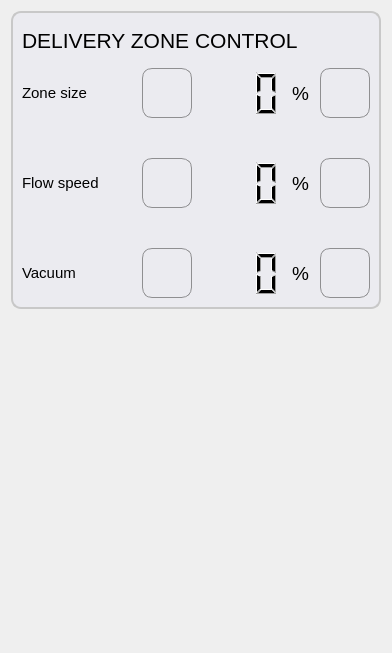
           <widget class="QWidget" name="tab_5">
            <attribute name="title">
             <string>Zone</string>
            </attribute>
            <layout class="QVBoxLayout" name="verticalLayout_6">
             <item>
              <widget class="QGroupBox" name="groupBox_deliveryZone">
               <property name="sizePolicy">
                <sizepolicy hsizetype="Minimum" vsizetype="Minimum">
                 <horstretch>0</horstretch>
                 <verstretch>0</verstretch>
                </sizepolicy>
               </property>
               <property name="minimumSize">
                <size>
                 <width>370</width>
                 <height>40</height>
                </size>
               </property>
               <property name="maximumSize">
                <size>
                 <width>390</width>
                 <height>16777215</height>
                </size>
               </property>
               <property name="styleSheet">
                <string notr="true">QGroupBox { 
     border: 2px solid  rgb(200, 200, 200); ; 
     border-radius: 10px; 
    color: rgb(80, 80, 80);
    background-color: rgb(235, 235, 240);
 } 

 QPushButton {
     border: 1px solid #8f8f91;
     border-radius: 10px;
     background-color: qlineargradient(x1: 0, y1: 0, x2: 0, y2: 1,
                                       stop: 0 #f6f7fa, stop: 1 #dadbde);

 }


QPushButton:focus:pressed{
     background-color: qlineargradient(x1: 0, y1: 0, x2: 0, y2: 1,
                                       stop: 0 #F0F0FF, stop: 1 #f6f7fa);
 }

 QPushButton:hover {
     background-color: qlineargradient(x1: 0, y1: 0, x2: 0, y2: 1,
                                       stop: 0 #f6f7fa, stop: 1 #F0F0FF);
 }

QPushButton:disabled{ background-color: #CCCCCC; }

 QPushButton:flat {
     border: none; /* no border for a flat push button */
 }

 QPushButton:default {
     border-color: navy; /* make the default button prominent */
 }</string>
               </property>
               <property name="title">
                <string/>
               </property>
               <property name="flat">
                <bool>false</bool>
               </property>
               <layout class="QGridLayout" name="gridLayout_21">
                <property name="topMargin">
                 <number>0</number>
                </property>
                <property name="spacing">
                 <number>0</number>
                </property>
                <item row="2" column="4">
                 <widget class="QLabel" name="label_dropletSize_percentage">
                  <property name="maximumSize">
                   <size>
                    <width>16777215</width>
                    <height>16777215</height>
                   </size>
                  </property>
                  <property name="font">
                   <font>
                    <pointsize>14</pointsize>
                   </font>
                  </property>
                  <property name="styleSheet">
                   <string notr="true"/>
                  </property>
                  <property name="text">
                   <string>%  </string>
                  </property>
                  <property name="alignment">
                   <set>Qt::AlignLeading|Qt::AlignLeft|Qt::AlignVCenter</set>
                  </property>
                 </widget>
                </item>
                <item row="3" column="1" colspan="4">
                 <spacer name="verticalSpacer_2">
                  <property name="orientation">
                   <enum>Qt::Vertical</enum>
                  </property>
                  <property name="sizeHint" stdset="0">
                   <size>
                    <width>20</width>
                    <height>40</height>
                   </size>
                  </property>
                 </spacer>
                </item>
                <item row="2" column="1">
                 <widget class="QLabel" name="label_DZV_dropletSize">
                  <property name="sizePolicy">
                   <sizepolicy hsizetype="Expanding" vsizetype="Preferred">
                    <horstretch>0</horstretch>
                    <verstretch>0</verstretch>
                   </sizepolicy>
                  </property>
                  <property name="minimumSize">
                   <size>
                    <width>0</width>
                    <height>0</height>
                   </size>
                  </property>
                  <property name="maximumSize">
                   <size>
                    <width>16777215</width>
                    <height>16777215</height>
                   </size>
                  </property>
                  <property name="font">
                   <font>
                    <pointsize>11</pointsize>
                   </font>
                  </property>
                  <property name="styleSheet">
                   <string notr="true"/>
                  </property>
                  <property name="text">
                   <string>Zone size</string>
                  </property>
                  <property name="alignment">
                   <set>Qt::AlignLeading|Qt::AlignLeft|Qt::AlignVCenter</set>
                  </property>
                 </widget>
                </item>
                <item row="7" column="2">
                 <widget class="QPushButton" name="pushButton_vacuum_minus">
                  <property name="sizePolicy">
                   <sizepolicy hsizetype="Fixed" vsizetype="Fixed">
                    <horstretch>0</horstretch>
                    <verstretch>0</verstretch>
                   </sizepolicy>
                  </property>
                  <property name="minimumSize">
                   <size>
                    <width>50</width>
                    <height>50</height>
                   </size>
                  </property>
                  <property name="maximumSize">
                   <size>
                    <width>16777215</width>
                    <height>16777215</height>
                   </size>
                  </property>
                  <property name="toolTip">
                   <string>Decrease vacuum</string>
                  </property>
                  <property name="styleSheet">
                   <string notr="true"/>
                  </property>
                  <property name="text">
                   <string/>
                  </property>
                  <property name="icon">
                   <iconset resource="resources.qrc">
                    <normaloff>:/icons/minus.png</normaloff>:/icons/minus.png</iconset>
                  </property>
                  <property name="iconSize">
                   <size>
                    <width>35</width>
                    <height>35</height>
                   </size>
                  </property>
                 </widget>
                </item>
                <item row="7" column="3">
                 <widget class="QLCDNumber" name="lcdNumber_vacuum_percentage">
                  <property name="sizePolicy">
                   <sizepolicy hsizetype="Expanding" vsizetype="Expanding">
                    <horstretch>0</horstretch>
                    <verstretch>0</verstretch>
                   </sizepolicy>
                  </property>
                  <property name="maximumSize">
                   <size>
                    <width>16777215</width>
                    <height>16777215</height>
                   </size>
                  </property>
                  <property name="toolTip">
                   <string>&lt;html&gt;&lt;head/&gt;&lt;body&gt;&lt;p&gt;Vacuum current percentage&lt;/p&gt;&lt;/body&gt;&lt;/html&gt;</string>
                  </property>
                  <property name="frameShape">
                   <enum>QFrame::NoFrame</enum>
                  </property>
                  <property name="digitCount">
                   <number>3</number>
                  </property>
                  <property name="value" stdset="0">
                   <double>0.000000000000000</double>
                  </property>
                  <property name="intValue" stdset="0">
                   <number>0</number>
                  </property>
                 </widget>
                </item>
                <item row="5" column="1" colspan="4">
                 <spacer name="verticalSpacer">
                  <property name="orientation">
                   <enum>Qt::Vertical</enum>
                  </property>
                  <property name="sizeHint" stdset="0">
                   <size>
                    <width>20</width>
                    <height>40</height>
                   </size>
                  </property>
                 </spacer>
                </item>
                <item row="4" column="1">
                 <widget class="QLabel" name="label_DZC_flowSpeed">
                  <property name="sizePolicy">
                   <sizepolicy hsizetype="Preferred" vsizetype="Expanding">
                    <horstretch>0</horstretch>
                    <verstretch>0</verstretch>
                   </sizepolicy>
                  </property>
                  <property name="minimumSize">
                   <size>
                    <width>120</width>
                    <height>0</height>
                   </size>
                  </property>
                  <property name="font">
                   <font>
                    <pointsize>11</pointsize>
                   </font>
                  </property>
                  <property name="styleSheet">
                   <string notr="true"/>
                  </property>
                  <property name="text">
                   <string>Flow speed</string>
                  </property>
                  <property name="alignment">
                   <set>Qt::AlignLeading|Qt::AlignLeft|Qt::AlignVCenter</set>
                  </property>
                 </widget>
                </item>
                <item row="2" column="5" colspan="2">
                 <widget class="QPushButton" name="pushButton_dropSize_plus">
                  <property name="sizePolicy">
                   <sizepolicy hsizetype="Fixed" vsizetype="Fixed">
                    <horstretch>0</horstretch>
                    <verstretch>0</verstretch>
                   </sizepolicy>
                  </property>
                  <property name="minimumSize">
                   <size>
                    <width>50</width>
                    <height>50</height>
                   </size>
                  </property>
                  <property name="maximumSize">
                   <size>
                    <width>16777215</width>
                    <height>16777215</height>
                   </size>
                  </property>
                  <property name="toolTip">
                   <string>Increase the size of the delivery zone</string>
                  </property>
                  <property name="styleSheet">
                   <string notr="true"/>
                  </property>
                  <property name="text">
                   <string/>
                  </property>
                  <property name="icon">
                   <iconset resource="resources.qrc">
                    <normaloff>:/icons/plus.png</normaloff>:/icons/plus.png</iconset>
                  </property>
                  <property name="iconSize">
                   <size>
                    <width>35</width>
                    <height>35</height>
                   </size>
                  </property>
                 </widget>
                </item>
                <item row="4" column="4">
                 <widget class="QLabel" name="label_flowspeed_percentage">
                  <property name="maximumSize">
                   <size>
                    <width>16777215</width>
                    <height>16777215</height>
                   </size>
                  </property>
                  <property name="font">
                   <font>
                    <pointsize>14</pointsize>
                   </font>
                  </property>
                  <property name="styleSheet">
                   <string notr="true"/>
                  </property>
                  <property name="text">
                   <string>%</string>
                  </property>
                  <property name="alignment">
                   <set>Qt::AlignLeading|Qt::AlignLeft|Qt::AlignVCenter</set>
                  </property>
                 </widget>
                </item>
                <item row="2" column="2">
                 <widget class="QPushButton" name="pushButton_dropSize_minus">
                  <property name="sizePolicy">
                   <sizepolicy hsizetype="Fixed" vsizetype="Fixed">
                    <horstretch>0</horstretch>
                    <verstretch>0</verstretch>
                   </sizepolicy>
                  </property>
                  <property name="minimumSize">
                   <size>
                    <width>50</width>
                    <height>50</height>
                   </size>
                  </property>
                  <property name="maximumSize">
                   <size>
                    <width>16777215</width>
                    <height>16777215</height>
                   </size>
                  </property>
                  <property name="font">
                   <font>
                    <pointsize>8</pointsize>
                   </font>
                  </property>
                  <property name="toolTip">
                   <string>Decrease the size of the delivery zone</string>
                  </property>
                  <property name="autoFillBackground">
                   <bool>false</bool>
                  </property>
                  <property name="styleSheet">
                   <string notr="true"/>
                  </property>
                  <property name="text">
                   <string/>
                  </property>
                  <property name="icon">
                   <iconset resource="resources.qrc">
                    <normaloff>:/icons/minus.png</normaloff>:/icons/minus.png</iconset>
                  </property>
                  <property name="iconSize">
                   <size>
                    <width>35</width>
                    <height>35</height>
                   </size>
                  </property>
                 </widget>
                </item>
                <item row="4" column="2">
                 <widget class="QPushButton" name="pushButton_flowspeed_minus">
                  <property name="sizePolicy">
                   <sizepolicy hsizetype="Fixed" vsizetype="Fixed">
                    <horstretch>0</horstretch>
                    <verstretch>0</verstretch>
                   </sizepolicy>
                  </property>
                  <property name="minimumSize">
                   <size>
                    <width>50</width>
                    <height>50</height>
                   </size>
                  </property>
                  <property name="maximumSize">
                   <size>
                    <width>16777215</width>
                    <height>16777215</height>
                   </size>
                  </property>
                  <property name="toolTip">
                   <string>Decrease flow speed</string>
                  </property>
                  <property name="styleSheet">
                   <string notr="true"/>
                  </property>
                  <property name="text">
                   <string/>
                  </property>
                  <property name="icon">
                   <iconset resource="resources.qrc">
                    <normaloff>:/icons/minus.png</normaloff>:/icons/minus.png</iconset>
                  </property>
                  <property name="iconSize">
                   <size>
                    <width>35</width>
                    <height>35</height>
                   </size>
                  </property>
                 </widget>
                </item>
                <item row="7" column="4">
                 <widget class="QLabel" name="label_vacuum_percentage">
                  <property name="maximumSize">
                   <size>
                    <width>16777215</width>
                    <height>16777215</height>
                   </size>
                  </property>
                  <property name="font">
                   <font>
                    <pointsize>14</pointsize>
                   </font>
                  </property>
                  <property name="styleSheet">
                   <string notr="true"/>
                  </property>
                  <property name="text">
                   <string>%</string>
                  </property>
                  <property name="alignment">
                   <set>Qt::AlignLeading|Qt::AlignLeft|Qt::AlignVCenter</set>
                  </property>
                 </widget>
                </item>
                <item row="6" column="1" rowspan="2">
                 <widget class="QLabel" name="label_DZC_vacuum">
                  <property name="sizePolicy">
                   <sizepolicy hsizetype="Expanding" vsizetype="Preferred">
                    <horstretch>0</horstretch>
                    <verstretch>0</verstretch>
                   </sizepolicy>
                  </property>
                  <property name="font">
                   <font>
                    <pointsize>11</pointsize>
                   </font>
                  </property>
                  <property name="styleSheet">
                   <string notr="true"/>
                  </property>
                  <property name="text">
                   <string>Vacuum</string>
                  </property>
                  <property name="alignment">
                   <set>Qt::AlignLeading|Qt::AlignLeft|Qt::AlignVCenter</set>
                  </property>
                 </widget>
                </item>
                <item row="4" column="5" colspan="2">
                 <widget class="QPushButton" name="pushButton_flowspeed_plus">
                  <property name="sizePolicy">
                   <sizepolicy hsizetype="Fixed" vsizetype="Fixed">
                    <horstretch>0</horstretch>
                    <verstretch>0</verstretch>
                   </sizepolicy>
                  </property>
                  <property name="minimumSize">
                   <size>
                    <width>50</width>
                    <height>50</height>
                   </size>
                  </property>
                  <property name="maximumSize">
                   <size>
                    <width>16777215</width>
                    <height>16777215</height>
                   </size>
                  </property>
                  <property name="toolTip">
                   <string>Increase flow speed</string>
                  </property>
                  <property name="styleSheet">
                   <string notr="true"/>
                  </property>
                  <property name="text">
                   <string/>
                  </property>
                  <property name="icon">
                   <iconset resource="resources.qrc">
                    <normaloff>:/icons/plus.png</normaloff>:/icons/plus.png</iconset>
                  </property>
                  <property name="iconSize">
                   <size>
                    <width>35</width>
                    <height>35</height>
                   </size>
                  </property>
                 </widget>
                </item>
                <item row="2" column="3">
                 <widget class="QLCDNumber" name="lcdNumber_dropletSize_percentage">
                  <property name="sizePolicy">
                   <sizepolicy hsizetype="Expanding" vsizetype="Expanding">
                    <horstretch>0</horstretch>
                    <verstretch>0</verstretch>
                   </sizepolicy>
                  </property>
                  <property name="maximumSize">
                   <size>
                    <width>16777215</width>
                    <height>16777215</height>
                   </size>
                  </property>
                  <property name="toolTip">
                   <string>&lt;html&gt;&lt;head/&gt;&lt;body&gt;&lt;p&gt;Droplet size current percentage&lt;/p&gt;&lt;/body&gt;&lt;/html&gt;</string>
                  </property>
                  <property name="frameShape">
                   <enum>QFrame::NoFrame</enum>
                  </property>
                  <property name="digitCount">
                   <number>3</number>
                  </property>
                  <property name="segmentStyle">
                   <enum>QLCDNumber::Filled</enum>
                  </property>
                  <property name="value" stdset="0">
                   <double>0.000000000000000</double>
                  </property>
                  <property name="intValue" stdset="0">
                   <number>0</number>
                  </property>
                 </widget>
                </item>
                <item row="7" column="5" colspan="2">
                 <widget class="QPushButton" name="pushButton_vacuum_plus">
                  <property name="sizePolicy">
                   <sizepolicy hsizetype="Fixed" vsizetype="Fixed">
                    <horstretch>0</horstretch>
                    <verstretch>0</verstretch>
                   </sizepolicy>
                  </property>
                  <property name="minimumSize">
                   <size>
                    <width>50</width>
                    <height>50</height>
                   </size>
                  </property>
                  <property name="maximumSize">
                   <size>
                    <width>16777215</width>
                    <height>16777215</height>
                   </size>
                  </property>
                  <property name="toolTip">
                   <string>Increase vacuum</string>
                  </property>
                  <property name="styleSheet">
                   <string notr="true"/>
                  </property>
                  <property name="text">
                   <string/>
                  </property>
                  <property name="icon">
                   <iconset resource="resources.qrc">
                    <normaloff>:/icons/plus.png</normaloff>:/icons/plus.png</iconset>
                  </property>
                  <property name="iconSize">
                   <size>
                    <width>35</width>
                    <height>35</height>
                   </size>
                  </property>
                 </widget>
                </item>
                <item row="4" column="3">
                 <widget class="QLCDNumber" name="lcdNumber_flowspeed_percentage">
                  <property name="sizePolicy">
                   <sizepolicy hsizetype="Expanding" vsizetype="Expanding">
                    <horstretch>0</horstretch>
                    <verstretch>0</verstretch>
                   </sizepolicy>
                  </property>
                  <property name="maximumSize">
                   <size>
                    <width>16777215</width>
                    <height>16777215</height>
                   </size>
                  </property>
                  <property name="toolTip">
                   <string>&lt;html&gt;&lt;head/&gt;&lt;body&gt;&lt;p&gt;Flow speed current percentage&lt;/p&gt;&lt;/body&gt;&lt;/html&gt;</string>
                  </property>
                  <property name="frameShape">
                   <enum>QFrame::NoFrame</enum>
                  </property>
                  <property name="digitCount">
                   <number>3</number>
                  </property>
                  <property name="value" stdset="0">
                   <double>0.000000000000000</double>
                  </property>
                  <property name="intValue" stdset="0">
                   <number>0</number>
                  </property>
                 </widget>
                </item>
                <item row="0" column="1" colspan="6">
                 <widget class="QLabel" name="label_DZC_title">
                  <property name="minimumSize">
                   <size>
                    <width>330</width>
                    <height>55</height>
                   </size>
                  </property>
                  <property name="font">
                   <font>
                    <pointsize>16</pointsize>
                   </font>
                  </property>
                  <property name="styleSheet">
                   <string notr="true"/>
                  </property>
                  <property name="text">
                   <string>DELIVERY ZONE CONTROL</string>
                  </property>
                  <property name="alignment">
                   <set>Qt::AlignLeading|Qt::AlignLeft|Qt::AlignVCenter</set>
                  </property>
                 </widget>
                </item>
               </layout>
              </widget>
             </item>
             <item>
              <spacer name="verticalSpacer_5">
               <property name="orientation">
                <enum>Qt::Vertical</enum>
               </property>
               <property name="sizeHint" stdset="0">
                <size>
                 <width>20</width>
                 <height>333</height>
                </size>
               </property>
              </spacer>
             </item>
            </layout>
           </widget>
